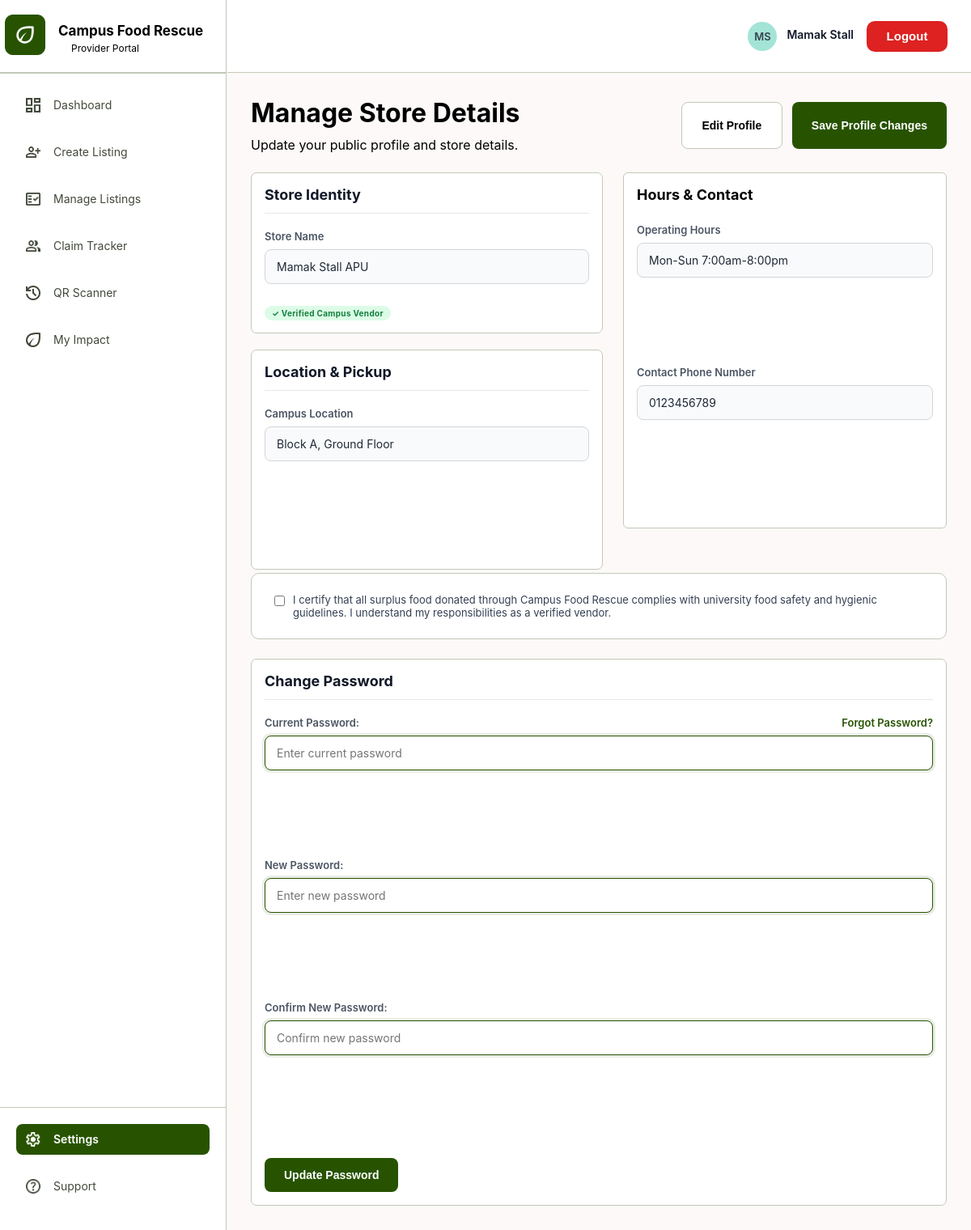
The page /pages/food_provider/profile.php (signed in) on the database its author committed.
### tables this page shows
CREATE TABLE `provider` (
  `provider_id` int(11) NOT NULL,
  `user_id` int(11) NOT NULL,
  `provider_name` varchar(100) NOT NULL,
  `contact_number` varchar(20) NOT NULL,
  `location` varchar(200) NOT NULL,
  `operating_hours` varchar(100) DEFAULT NULL,
  `request_note` varchar(300) DEFAULT NULL,
  `provider_status` enum('pending_approval','active','suspended') NOT NULL DEFAULT 'pending_approval'
);

### pages/food_provider/_provider_helpers.php (called while the page is built, shortened)
<?php
function getProviderId(mysqli $conn, int $userId): ?int {
    $query = "SELECT provider_id FROM provider WHERE user_id = ? LIMIT 1";
    $stmt = mysqli_prepare($conn, $query);
    mysqli_stmt_bind_param($stmt, "i", $userId);
    mysqli_stmt_execute($stmt);
    $result = mysqli_stmt_get_result($stmt);
    $row = mysqli_fetch_assoc($result);
    return $row ? (int)$row['provider_id'] : null;
}
function getProviderApprovalStatus(mysqli $conn, int $providerId): string {
    $stmt = mysqli_prepare($conn, "SELECT provider_status FROM provider WHERE provider_id = ?");
    mysqli_stmt_bind_param($stmt, "i", $providerId);
    mysqli_stmt_execute($stmt);
    $row = mysqli_fetch_assoc(mysqli_stmt_get_result($stmt));
    return $row['provider_status'] ?? 'pending_approval';
}
function requireApprovedProvider(mysqli $conn, int $providerId, int $badgeCount = 0): void {
    $status = getProviderApprovalStatus($conn, $providerId);
    if ($status === 'active') {
        return;
    }
    ?>
            <?php $provider_pending_claims_badge = $badgeCount; include __DIR__ . '/../../includes/sidebar.php'; ?>
                    <?php include __DIR__ . '/../../includes/topbar.php'; ?>
    <?php
    exit();
}

### pages/food_provider/profile.php (the view, shortened to what this page needs)
<?php
require_once __DIR__ . '/../../config/db.php';
require_once __DIR__ . '/_provider_helpers.php';
$userId = (int)($_SESSION['user_id'] ?? 0);
$providerId = getProviderId($conn, $userId);
$stmt = mysqli_prepare($conn, "SELECT * FROM provider WHERE provider_id = ? AND user_id = ?");
mysqli_stmt_bind_param($stmt, "ii", $providerId, $userId);
mysqli_stmt_execute($stmt);
$provider = mysqli_fetch_assoc(mysqli_stmt_get_result($stmt));
?>
<!DOCTYPE html>
<html lang="en">
<head>
    <link rel="stylesheet" href="../../assets/css/sidebar.css">
    <link rel="stylesheet" href="../../assets/css/topbar.css">
    <link rel="stylesheet" href="../../assets/css/dashboard.css">
    <link rel="stylesheet" href="../../assets/css/provider/provider.css">
    <link rel="stylesheet" href="../../assets/css/provider/profile.css">
</head>
<body>
    <div class="dashboard-container">
        <?php $provider_pending_claims_badge = getPendingClaimsCount($conn, $providerId); include '../../includes/sidebar.php'; ?>
        <div class="main-content">
            <div class="topbar-container">
                <?php include '../../includes/topbar.php'; ?>
            </div>
            <div class="content-container">
                <div class="user-page-header">
                    <div class="user-page-header-left">
                        <h1 class="page-title">Manage Store Details</h1>
                        <p class="page-subtitle">Update your public profile and store details.</p>
                    </div>
                    <div class="user-page-header-right">
                        <button type="button" class="export-button">Edit Profile</button>
                        <button type="submit" form="store-form" name="save_profile" class="add-user-button">Save Profile Changes</button>
                    </div>
                </div>
                <form id="store-form" method="POST" action="">
                    <div class="charts-section">
                        <div class="charts-column">
                            <div class="chart-card">
                                <h2 class="profile-title">Store Identity</h2>
                                <div class="profile-info-container">
                                    <div class="profile-info-item">
                                        <span class="info-label">Store Name</span>
                                        <input type="text" name="provider_name" class="info-value" value="<?= htmlspecialchars($provider['provider_name']) ?>" readonly>
                                    </div>
                                </div>
                                <span class="status-pill <?= $provider['provider_status'] === 'active' ? 'badge-active' : 'badge-pending' ?>">
                                    <?= $provider['provider_status'] === 'active' ? '✓ Verified Campus Vendor' : ucfirst(str_replace('_',' ', $provider['provider_status'])) ?>
                                </span>
                            </div>
                            <div class="chart-card">
                                <h2 class="profile-title">Location &amp; Pickup</h2>
                                <div class="profile-info-container" style="flex-direction: column; gap: 16px;">
                                    <div class="profile-info-item">
                                        <span class="info-label">Campus Location</span>
                                        <input type="text" name="location" class="info-value" value="<?= htmlspecialchars($provider['location']) ?>" readonly>
                                    </div>
                                </div>
                            </div>
                        </div>
                        <div class="side-column">
                            <div class="quick-links-container">
                                <span class="quick-link-header" style="text-align:left; margin-top:0;">Hours &amp; Contact</span>
                                <div class="profile-info-container" style="flex-direction: column; gap: 16px;">
                                    <div class="profile-info-item">
                                        <span class="info-label">Operating Hours</span>
                                        <input type="text" name="operating_hours" class="info-value" value="<?= htmlspecialchars($provider['operating_hours'] ?? '') ?>" placeholder="e.g., Mon-Sun 7:00am-8:00pm" readonly>
                                    </div>
                                    <div class="profile-info-item">
                                        <span class="info-label">Contact Phone Number</span>
                                        <input type="text" name="contact_number" class="info-value" value="<?= htmlspecialchars($provider['contact_number']) ?>" readonly>
                                    </div>
                                </div>
                            </div>
                        </div>
                    </div>
                    <div class="form-card" style="margin-top:4px;">
                        <label style="display:flex; gap:10px; align-items:flex-start; font-size:13px; color:#344054;">
                            <input type="checkbox" required style="margin-top:3px;">
                            I certify that all surplus food donated through Campus Food Rescue complies with university food safety and hygienic guidelines. I understand my responsibilities as a verified vendor.
                        </label>
                    </div>
                </form>
                <div class="chart-card" style="margin-top:24px;">
                    <h3 class="profile-title" style="margin-top: 0;">Change Password</h3>
                    <form method="POST" action="">
                        <div class="profile-info-container" style="flex-direction: column; gap: 16px;">
                            <div class="profile-info-item" id="current-password-group">
                                <div style="display: flex; justify-content: space-between; align-items: center; margin-bottom: 8px;">
                                    <span class="info-label" style="margin: 0;">Current Password:</span>
                                    <a href="#" id="toggle-security-btn" style="font-size: 13px; color: #275300; font-weight: 600; text-decoration: none;">Forgot Password?</a>
                                </div>
                                <input type="password" name="current_password" id="current_password" class="info-value" placeholder="Enter current password">
                            </div>
                            <div class="profile-info-item">
                                <span class="info-label">New Password:</span>
                                <input type="password" name="new_password" class="info-value" placeholder="Enter new password">
                            </div>
                            <div class="profile-info-item">
                                <span class="info-label">Confirm New Password:</span>
                                <input type="password" name="confirm_password" class="info-value" placeholder="Confirm new password">
                            </div>
                        </div>
                        <button type="submit" name="update_password" class="update-btn">Update Password</button>
                    </form>
                </div>
            </div>
        </div>
    </div>
</body>
</html>

### assets/css/topbar.css (style rules this page uses)
*, *::before, *::after { box-sizing: border-box; margin: 0; padding: 0; }
html, body { margin: 0; padding: 0; font-family: 'Inter', sans-serif; box-sizing: border-box; height: 100%; overflow-x: hidden; }
.main-content { flex: 1; display: flex; flex-direction: column; background-color: #FCF9F8; margin-left: 280px; min-width: 0; }
.topbar-container { position: fixed; top: 0; z-index:10; flex-shrink: 0; width: calc(100% - 280px); margin-left: 1px; left: 280px; right: 0; }
.dashboard-container { display: flex; width: 100%; min-height: 100%; }

### assets/css/dashboard.css (style rules this page uses)
.page-title { font-weight: bold; font-family: "Inter", sans-serif; margin: 0; }
.page-subtitle { font-family: "Inter", sans-serif; margin-left: 0; margin-top: 10px; }
.content-container { padding: 30px; margin-top: 64px; display:flex; flex-direction: column; width: 100%; }
.charts-column { flex: 1; display: flex; flex-direction: column; gap: 20px; min-width: 0; }
.chart-card { flex: 1; border: 1px solid #C2C9B7; border-radius: 7px; padding: 16px; width: 100%; margin: 0; background-color: white; }
.charts-section { display: flex; flex-direction: row; gap: 25px; width: 100%; }
.quick-link-header { display: block; text-align: center; width: 100%; font-weight: bold; font-size: 18px; margin-top: 20px; margin-bottom: 25px; }
.side-column { display: flex; flex-direction: column; width: 400px; margin: 0; gap: 20px; flex-shrink: 0; }
.activity-container, .quick-links-container { border: 1px solid #C2C9B7; border-radius: 6px; padding: 16px; background-color: white; }

### assets/css/provider/provider.css (style rules this page uses)
.user-page-header { display: flex; justify-content: space-between; align-items: center; margin-bottom: 24px; }
.user-page-header-left { display: flex; flex-direction: column; }
.user-page-header-right { display: flex; gap: 12px; align-items: center; }
.add-user-button { width: auto; padding: 0 20px; height: 58px; display: inline-flex; align-items: center; justify-content: center; cursor: pointer; color: white; background-color: #275300; border-radius: 8px; border: none; font-weight: 600; font-size: 14px; }
.form-card { background-color: #FFFFFF; border: 1px solid #C2C9B7; border-radius: 10px; padding: 24px 28px; }
.status-pill { font-size: 10px; font-weight: 700; padding: 3px 9px; border-radius: 10px; white-space: nowrap; letter-spacing: 0.3px; }
.badge-active { background-color: #DCFCE7; color: #15803D; }
@media (min-width: 769px) { .content-container { margin-top: 90px !important; } }

### assets/css/provider/profile.css (style rules this page uses)
.profile-title { font-size: 18px; font-weight: 700; color: #111827; margin: 0 0 20px 0; padding-bottom: 12px; border-bottom: 1px solid #E5E7EB; }
.profile-info-container { display: flex; flex-direction: row; flex-wrap: wrap; width: 100%; gap: 24px; margin-top: 10px; margin-bottom: 24px; }
.profile-info-item { flex: 1 1 160px; min-width: 160px; display: flex; flex-direction: column; }
.info-label { color: #4B5563; font-size: 13px; font-weight: 600; margin-bottom: 8px; }
.info-value { font-size: 14px; color: #1F2937; background-color: #F9FAFB; border: solid 1px #D1D5DB; padding: 12px 14px; border-radius: 8px; width: 100%; box-sizing: border-box; font-family: inherit; transition: border-color 0.2s ease, box-shadow 0.2s ease, background-color 0.2s ease; outline: none; }
.info-value:not([readonly]) { background-color: #FFFFFF; border-color: #275300; box-shadow: 0 0 0 3px rgba(39, 83, 0, 0.1); color: #111827; cursor: text; }
.export-button { width: 125px; height: 58px; cursor: pointer; border-radius: 8px; border: solid 1px #C2C9B7; background-color: #FFFFFF; font-weight: 600; font-size: 14px; }
.add-user-button { padding: 0 24px; }
.update-btn { width: auto; min-width: 160px; height: 42px; padding: 0 24px; color: #FFFFFF; background-color: #275300; border: none; border-radius: 8px; margin-top: 10px; font-weight: 600; font-size: 14px; cursor: pointer; transition: background-color 0.2s ease, transform 0.1s ease; }

### rows shown on the page
provider: provider_name "Mamak Stall APU", location "Block A, Ground Floor", operating_hours "Mon-Sun 7:00am-8:00pm", contact_number "0123456789"

### other values the page prints
$portal_title "Provider Portal"
$item['title'] "Dashboard"
$item['title'] "Create Listing"
$item['title'] "Manage Listings"
$item['title'] "Claim Tracker"
$item['title'] "QR Scanner"
$item['title'] "My Impact"
$initials "MS"
$userName "Mamak Stall"
